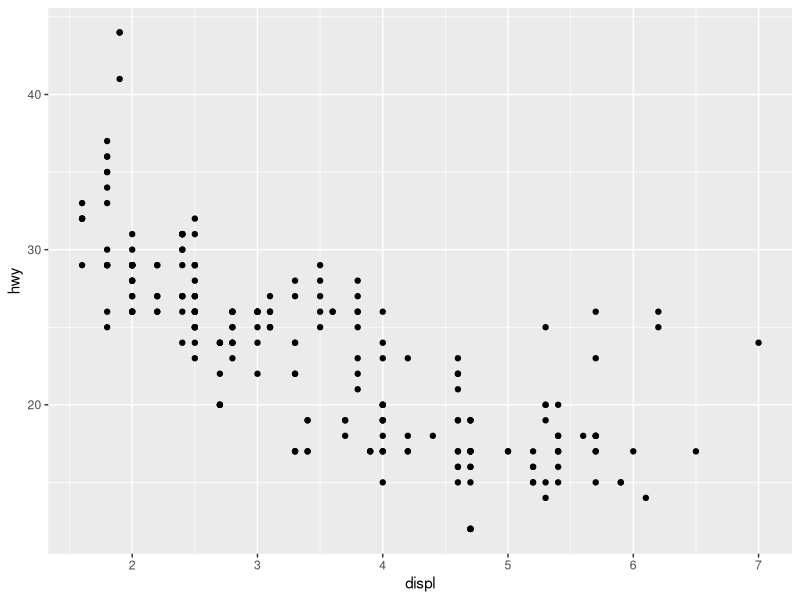
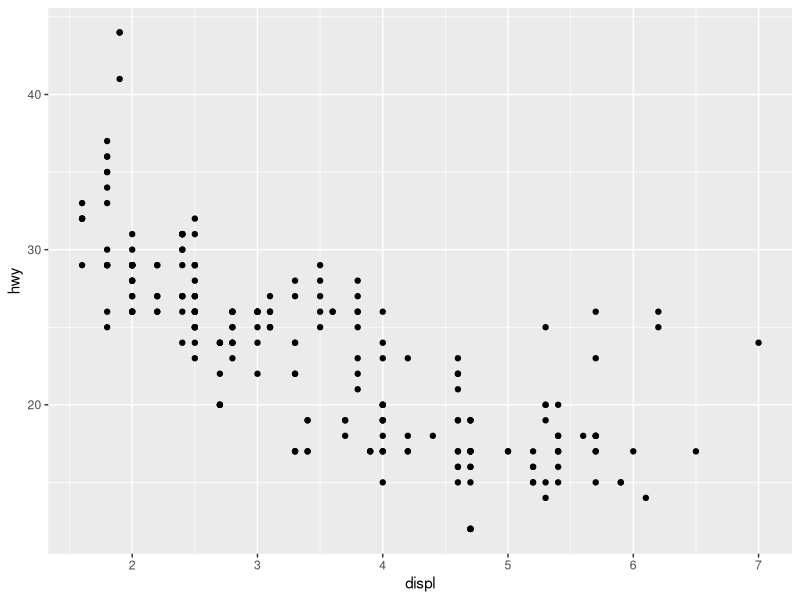
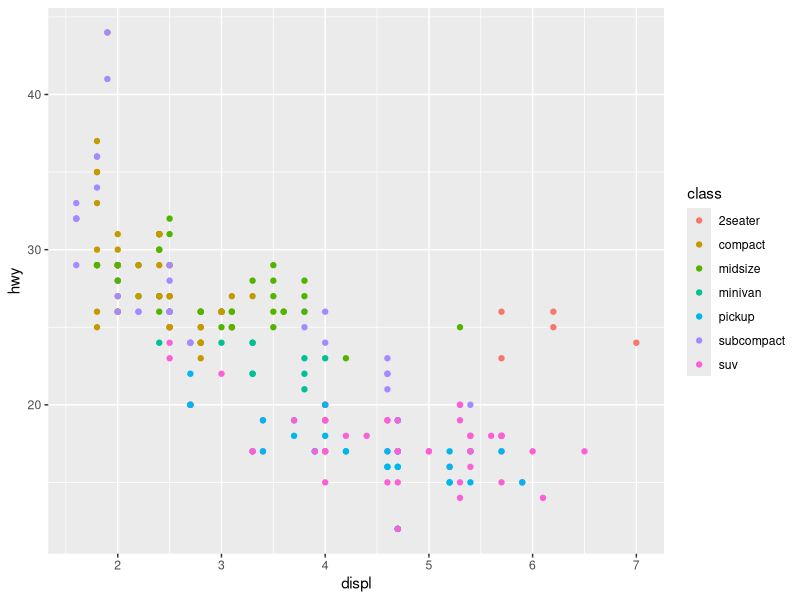
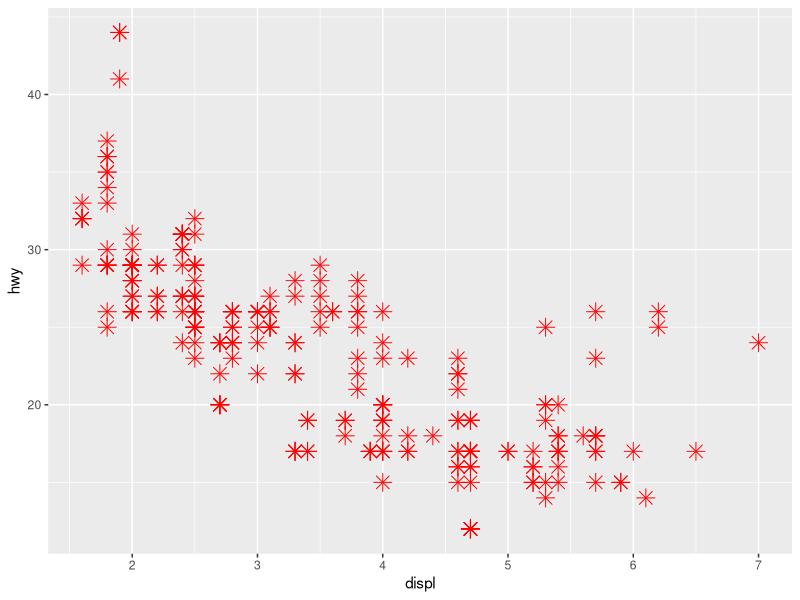
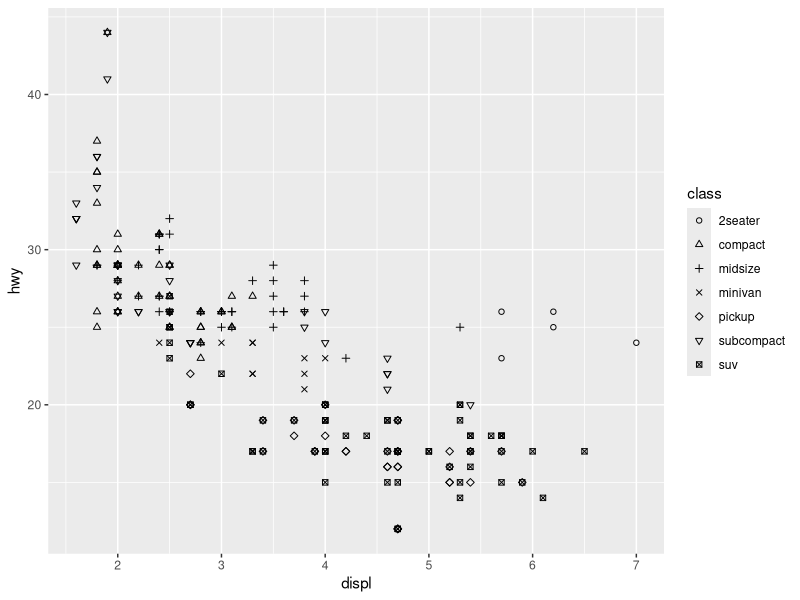
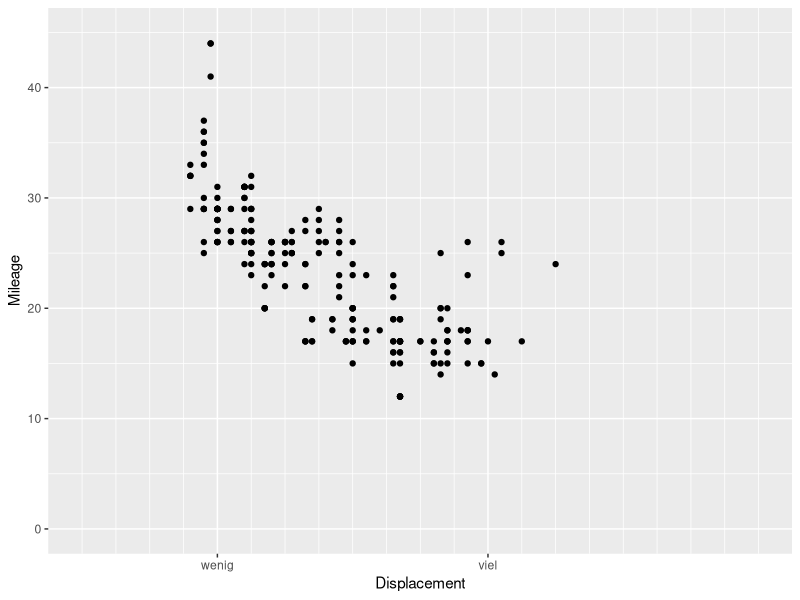
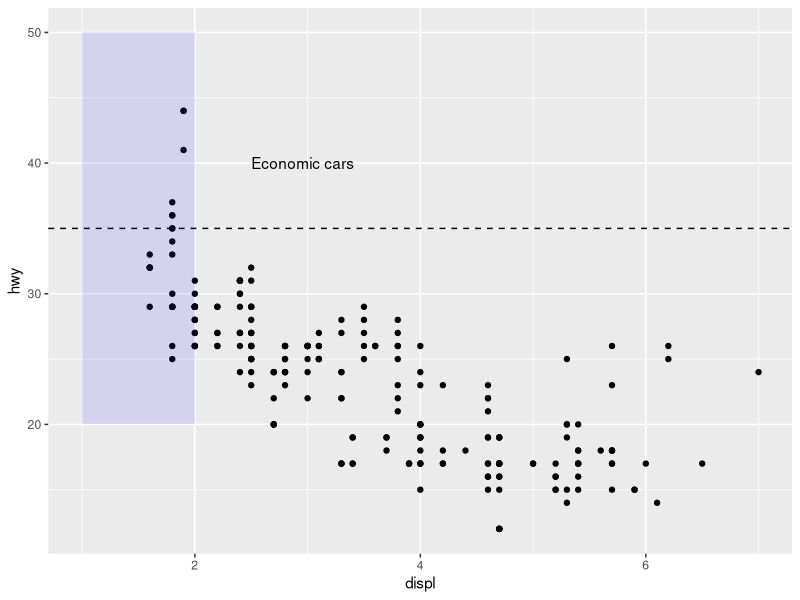
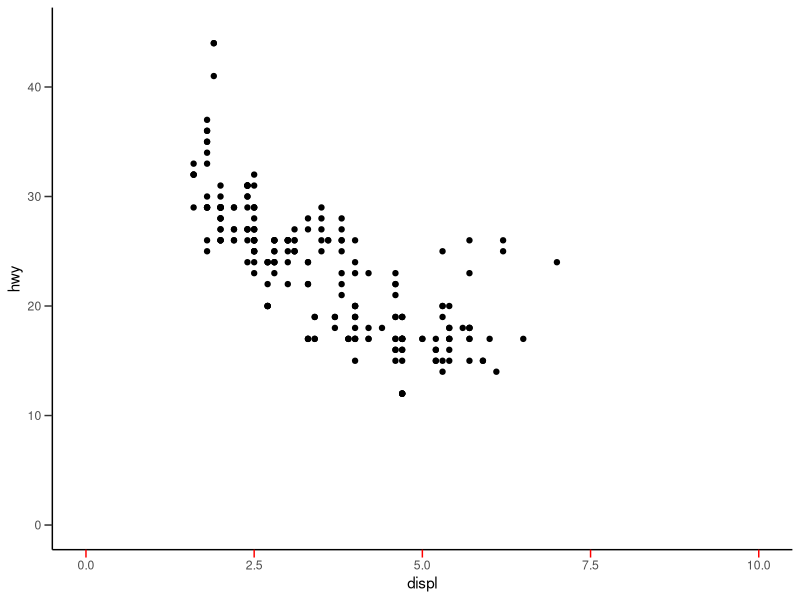

Reproduce these figures in R, in order.
library(tidyverse)

ggplot(data = mpg, 
       mapping = aes(x = displ,
                     y = hwy)) +
  geom_point()

# Kurzform
ggplot(mpg, aes(displ, hwy)) +
  geom_point()

# mapping Drittvariable
ggplot(mpg, aes(displ, hwy,
                color = class)) +
  geom_point()


# Konfektionierung Daten
ggplot(mpg, aes(displ, hwy)) +
  geom_point(shape = 8,
             color = 'red',
             size = 4)


# Konfektionierung Daten: shape
ggplot(mpg, aes(displ, hwy,
                shape = class)) +
  geom_point() +
  scale_shape_manual(values = 1:7)


### Achsen
ggplot(mpg, aes(displ, hwy)) +
  geom_point() + 
  coord_cartesian(xlim = c(0,10), ylim = c(0, 45))+
  scale_x_continuous(breaks = c(2,6),
                     minor_breaks = seq(0,10,0.5),
                     labels = c("wenig", "viel"),
                     name = "Displacement") + 
  scale_y_continuous(breaks = seq(0,50,10),
                     minor_breaks = seq(0,45,5),
                     name = "Mileage") 

# Anmerkungen
ggplot(mpg, aes(displ, hwy)) +
  geom_point() +
  geom_hline(yintercept = 35,
             linetype = 'dashed') +
  annotate("rect", xmin = 1, xmax = 2,
           ymin = 20, ymax = 50,
           alpha = .1,fill = "blue") +
  annotate("text", x = 2.5, y = 40,
           label = 'Economic cars',
           vjust = "center", hjust = "left")

# themes
ggplot(mpg, aes(displ, hwy)) +
  geom_point() +
  coord_cartesian(xlim = c(0,10), ylim = c(0, 45))+
  theme_classic() +
  theme(
    axis.ticks.length = unit(0.2, "cm"),
    axis.ticks.x = element_line(color = 'red'))

# Objekt
myPlot <- ggplot(mpg, aes(displ, hwy)) 
myPlot + geom_point()

# plots arrangieren
library(patchwork)

g1 = myPlot + geom_point()
g2 = myPlot + geom_point() + geom_smooth()

g1 | g2
g1 / g2

g1 <- g1 + labs(tag = "A")
g2 <- g2 + labs(tag = "B")
g1 | g2

g1 + g2 + plot_layout(widths = c(1,2))


# Einlesen von SPSS-Dateien
library(haven) # is not loaded with tidyverse
df <- read_sav("example01.sav") %>%
  pivot_longer(cols = pre:followup,
               names_to = "test",
               values_to = "score") %>%
  mutate(across(id:test, as_factor))

df <- read_sav("example02.sav") %>%
  pivot_longer(
    cols = pre_ws:pst_ss,
    names_to = c("time", "semester"),
    names_sep = "_",
    values_to = "score") %>%
  mutate(across(id:semester, as_factor))
